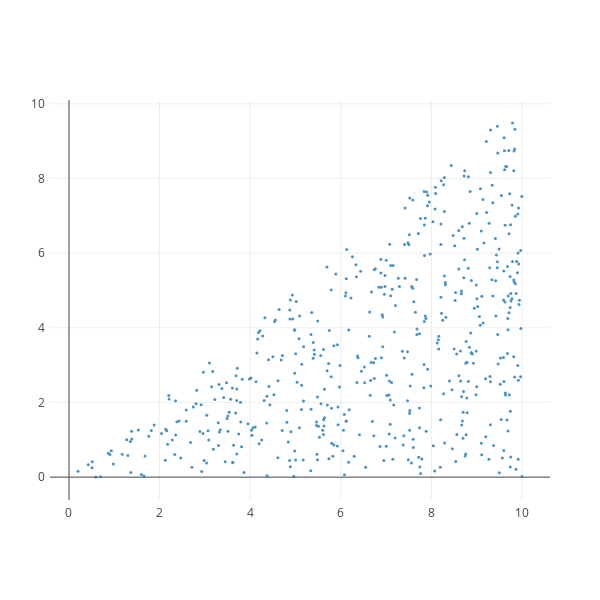

Notebook cell for this chart:
### Code cell
X, color = make_triangular(n_samples=500, upper=False,
    label=0, x_b=0, x_e=10, y_b=0, y_e=10)

ipython_2d_scatter(X, color)

### Figure 1 — Plotly figure (JSON) as saved in the notebook; plotly's stock layout.template omitted (floating-point values rounded to 4 significant figures; data arrays with more than 128 entries replaced by an {"elided": "..."} marker saying what was removed)
{"data": [{"marker": {"color": 0, "colorscale": "Jet", "size": 3}, "mode": "markers", "opacity": 0.8, "text": {"elided": "525 str values"}, "type": "scatter", "x": {"elided": "525 float values"}, "y": {"elided": "525 float values"}}], "layout": {"autosize": false, "height": 600, "margin": {"b": 100, "l": 50, "pad": 4, "r": 50, "t": 100}, "width": 600}}
